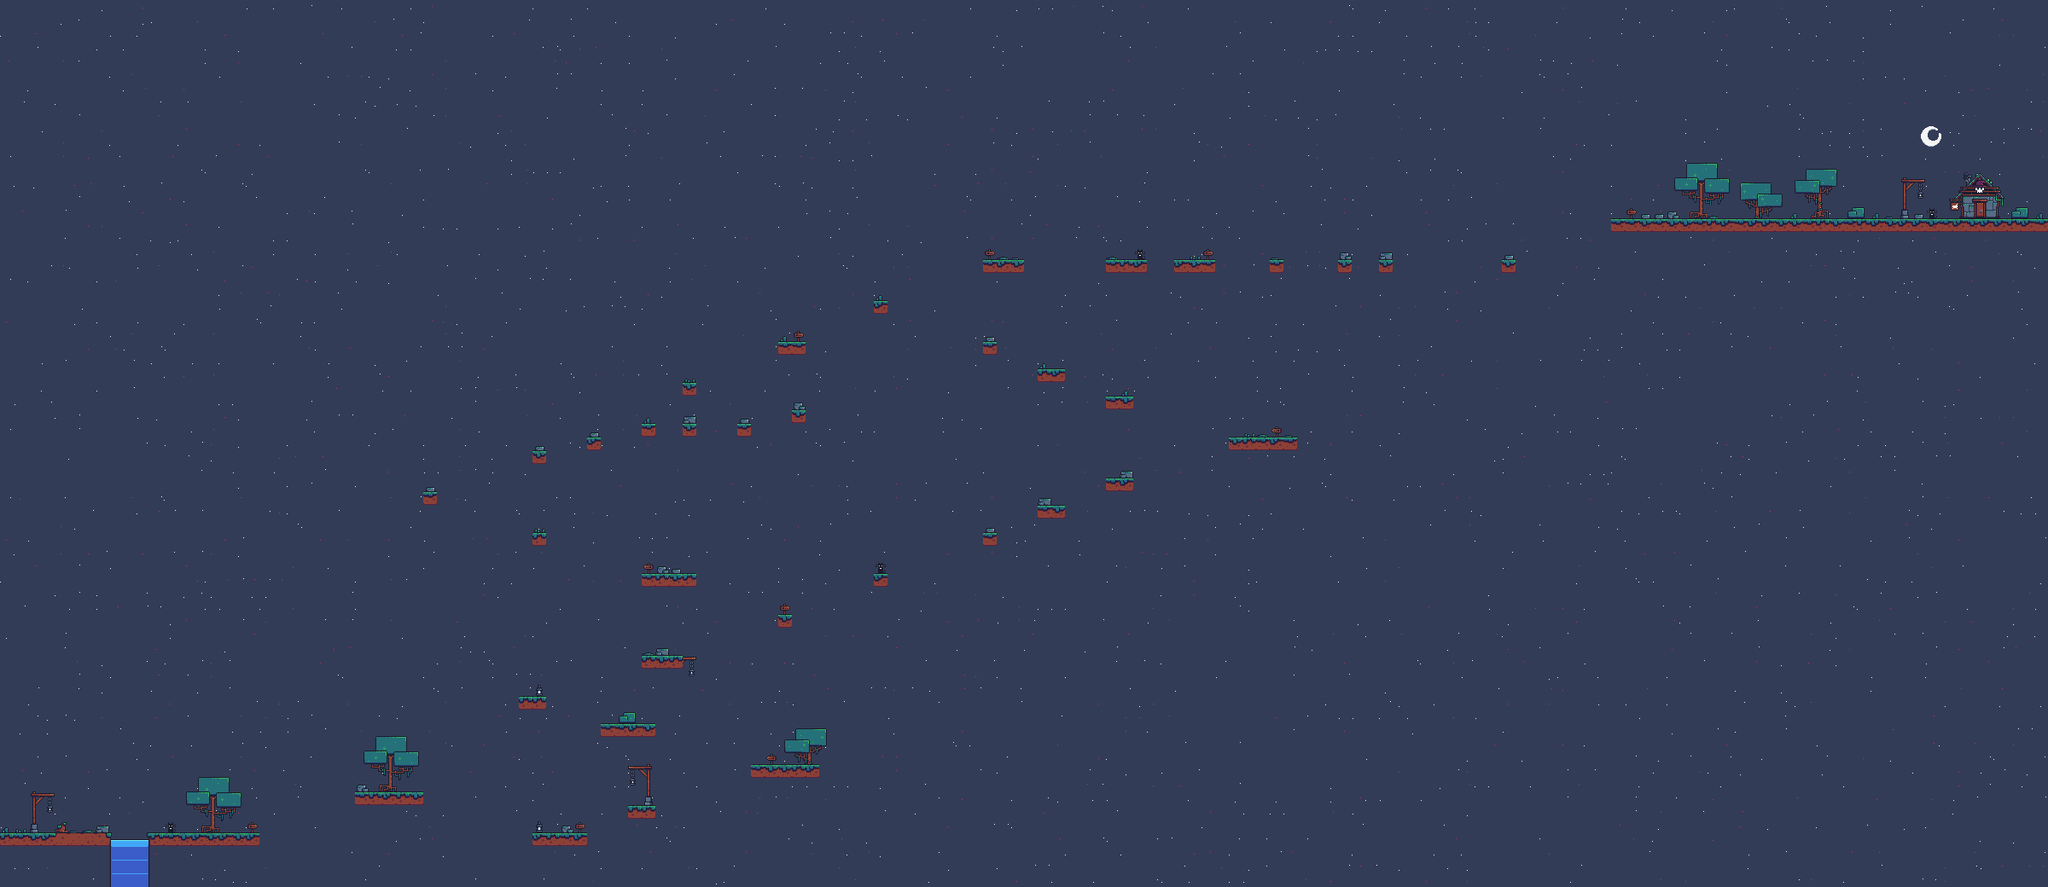

Rendered tile map (Tiled .tmx) drawn with the repository's tilesets; below, a short description and the map source with its tile grids summarised:
An orthogonal 150x65 tile map with 16x16 px tiles, 2 tile layers (bg, mapa) and 39 objects.

<map version="1.10" tiledversion="1.10.2" orientation="orthogonal" renderorder="right-down" width="150" height="65" tilewidth="16" tileheight="16" infinite="0" nextlayerid="4" nextobjectid="43">
 <tileset firstgid="1" name="Witch" tilewidth="16" tileheight="16" tilecount="350" columns="25">
  <image source="../Witch Hut [16x16] Free Assets/Witch Tiles.png" trans="ff00ff" width="400" height="224" />
 </tileset>
 <layer id="3" name="bg" width="150" height="65">
  <properties>
   <property name="Draw" type="bool" value="true" />
  </properties>
  <data>[9750 cells, 9750 non-empty, 30 distinct tile ids]</data>
 </layer>
 <layer id="1" name="mapa" width="150" height="65">
  <properties>
   <property name="Draw" type="bool" value="true" />
  </properties>
  <data>[9750 cells, 380 non-empty, 118 distinct tile ids]</data>
 </layer>
 <objectgroup id="2" name="colliders">
  <object id="1" x="0" y="976" width="128" height="15" />
  <object id="2" x="176" y="976" width="128" height="16" />
  <object id="4" x="416" y="928" width="80" height="16" />
  <object id="5" x="624" y="976" width="64" height="16" />
  <object id="6" x="736" y="944" width="32" height="16" />
  <object id="7" x="704" y="848" width="64" height="16" />
  <object id="8" x="880" y="896" width="80" height="16" />
  <object id="9" x="608" y="816" width="32" height="16" />
  <object id="10" x="752" y="768" width="48" height="16" />
  <object id="11" x="799.333" y="768" width="16.6667" height="5.66667" />
  <object id="12" x="912" y="720" width="16" height="16" />
  <object id="13" x="1024" y="672" width="16" height="16" />
  <object id="14" x="1152" y="624" width="16" height="16" />
  <object id="15" x="1216" y="592" width="32" height="16" />
  <object id="16" x="1296" y="560" width="32" height="16" />
  <object id="17" x="1440" y="512" width="80" height="16" />
  <object id="18" x="1296" y="464" width="32" height="16" />
  <object id="19" x="1216" y="432" width="32" height="16" />
  <object id="20" x="1152" y="400" width="16" height="16" />
  <object id="21" x="1024" y="352" width="16" height="16" />
  <object id="22" x="1152" y="304" width="48" height="16" />
  <object id="23" x="1296" y="304" width="48" height="16" />
  <object id="24" x="1376" y="304" width="48" height="16" />
  <object id="25" x="1488" y="304" width="16" height="16" />
  <object id="26" x="1568" y="304" width="16" height="16" />
  <object id="27" x="1616" y="304" width="16" height="16" />
  <object id="28" x="1760" y="304" width="16" height="16" />
  <object id="29" x="1888" y="256" width="512" height="16" />
  <object id="31" x="912" y="400" width="32" height="16" />
  <object id="32" x="928" y="480" width="16" height="16" />
  <object id="33" x="864" y="496" width="16" height="16" />
  <object id="34" x="800" y="496" width="16" height="16" />
  <object id="35" x="800" y="448" width="16" height="1.54545" />
  <object id="36" x="752" y="496" width="16" height="16" />
  <object id="37" x="688" y="512" width="16" height="16" />
  <object id="38" x="624" y="528" width="16" height="16" />
  <object id="39" x="496" y="576" width="16" height="16" />
  <object id="40" x="624" y="624" width="16" height="16" />
  <object id="41" x="752" y="672" width="64" height="16" />
 </objectgroup>
</map>
